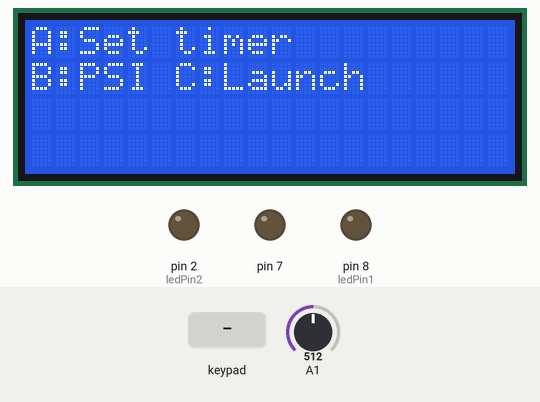
Simulated run of this sketch. Board: Arduino Uno, built with avr-gcc and run on an emulated ATmega328P. Parts: 20×4 character LCD, output pins drawn as LEDs (lit = HIGH). Inputs (shaded band) come from the test bench; at power-on: A1 = 512.

Above: at 1.2 s.
1.3 s: key 'C' pressed
At 2.5 s:
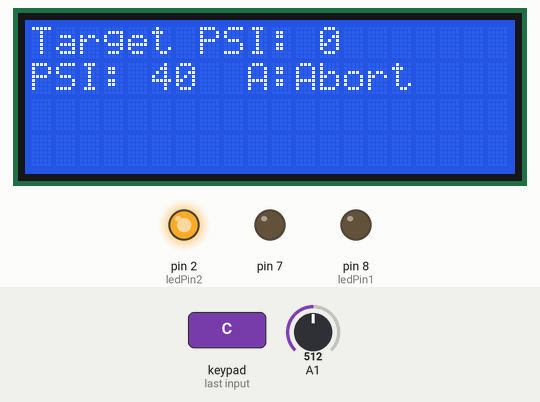
2.8 s: A1 set to 14
At 3.5 s:
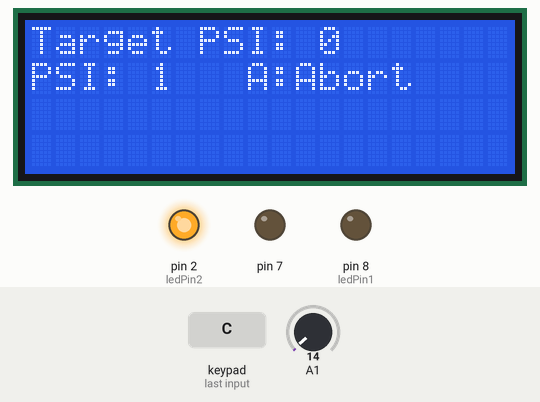
4.3 s: A1 set to 11
At 5.8 s:
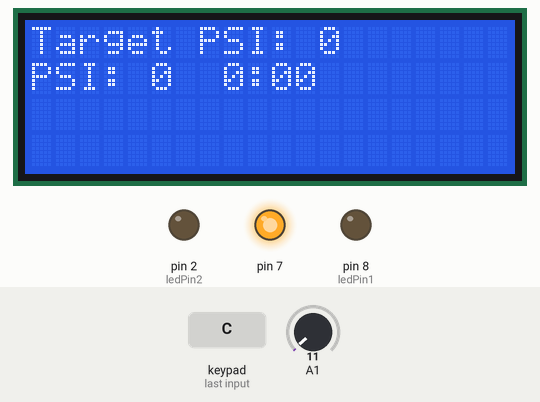
6.1 s: keypad keys 6 5 4 3 A pressed 0.4 s apart
11.1 s: key '1' pressed
At 12.3 s:
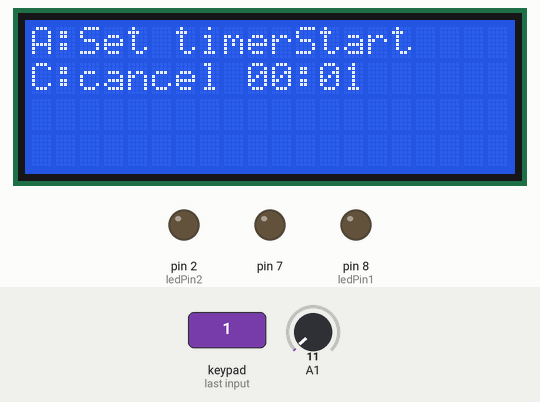
13.0 s: keypad keys 1 3 1 2 1 1 1 0 pressed 0.4 s apart
At 17.1 s:
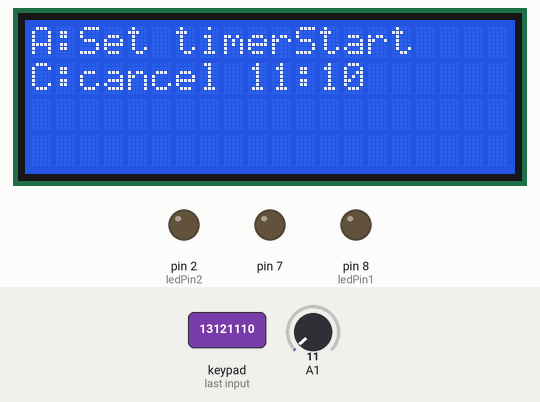
Timing chart, 0 to 18.6 s (numbered marks = the images above; inputs shaded):
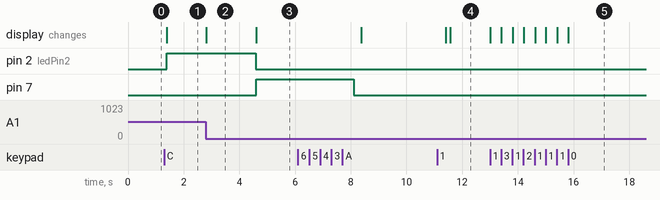

The sketch:

Launcher_Code_No_7_Segment_Clock.ino
```cpp
// Link to simulation
// https://www.tinkercad.com/things/3bzaZug1iTb-testing-last-project?sharecode=tlisHi4zVbZKJEC21iCnApdwPd5BvmY5FmNuMqr12-8

// Code has been modified so that output that would be normally displayed on the 7-segment clock from the simulation will also be displayed on the 16x2 lcd.
// Most code for 7-segment has been commented out and verified to work in Arduino IDE. However, I haven't had a chance to test the code on a circuit with the 7-segment code removed

#include <Keypad.h>
#include <LiquidCrystal_I2C.h>
#include <Wire.h>
#include <Adafruit_LEDBackpack.h>

LiquidCrystal_I2C lcd(0x27, 20, 4);

const byte ROWS = 4; //four rows
const byte COLS = 4;
char keys[ROWS][COLS] = {
  {'1', '2', '3', 'A'},
  {'4', '5', '6', 'B'},
  {'7', '8', '9', 'C'},
  {'*', '0', '#', 'D'}
};
byte rowPins[4] = {13, 12, 11, 10};
byte colPins[4] = {6, 5, 4, 3};
Keypad keypad = Keypad(makeKeymap(keys), rowPins, colPins, ROWS, COLS);

Adafruit_7segment clock = Adafruit_7segment();

const int maxSize = 4; // Maximum size for the entered numbers array

int countDown[2] = {0, 0}; // {Min, Sec} Countdown requires 4 digits of decimal to be displayed, but countdown loops need to decrement 1 min every 60 sec, not 99 sec.
int inputPSI = 0;

const int maxPotValue = 1023; // Maximum value read from the potentiometer
const int convertedMaxValue = 80;

const int ledPin1 = 8; // Define the pin for the first LED
const int ledPin2 = 2; // Define the pin for the second LED

int initLaunch = 0;
int simInput = 0;


void setup() {
  // Setup for LCD
  lcd.init();
  lcd.backlight();

  // Setup for 7 segment clock

  /****************************
  clock.begin(0x70);
  clock.drawColon(true);
  clock.writeDisplay();
  clock.setBrightness(15);
  *****************************/

  pinMode(ledPin1, OUTPUT); // Set the first LED pin as an output
  pinMode(ledPin2, OUTPUT); // Set the second LED pin as an output
  pinMode(7, OUTPUT);
}

void timerSet() {
  char keyIn;

  int enteredNumbers[maxSize] = {0}; // Initialize array to store entered numbers

  lcd.clear();
  lcd.setCursor(0, 0);
  lcd.print("A:Set timerStart");
  lcd.setCursor(0, 1);
  lcd.print("C:cancel");

  while (1) {
    keyIn = keypad.getKey();
    if (keyIn == 'C') {
      return;
    }
    else if (keyIn == 'A') {
      countDown[0] = enteredNumbers[0] * 10 + enteredNumbers[1];
      countDown[1] = enteredNumbers[2] * 10 + enteredNumbers[3];
      return;
    }
    else if (keyIn >= '0' && keyIn <= '9') {
      // Shift the values in the array
      for (int i = 0; i < maxSize - 1; ++i) {
        enteredNumbers[i] = enteredNumbers[i + 1];
      }
      // Store the entered number in the last address of the array
      enteredNumbers[maxSize - 1] = keyIn - '0'; // Convert char to int

      // Convert the array of numbers into a single integer

      /******************************************************************************************************************
      int numberToShow = enteredNumbers[0] * 1000 + enteredNumbers[1] * 100 + enteredNumbers[2] * 10 + enteredNumbers[3];
      ******************************************************************************************************************/

      lcd.setCursor(9, 1);
      lcd.print(enteredNumbers[0]);
      lcd.print(enteredNumbers[1]);
      lcd.print(':');
      lcd.print(enteredNumbers[2]);
      lcd.print(enteredNumbers[3]);

      // Display the single integer on the 7-segment 4-digit clock

      /*******************************************
      clock.print(numberToShow);
      clock.drawColon(true);
      clock.writeDisplay(); // Update the display
      *******************************************/
    }
  }
}


void psiSet() {
  char keyIn;
  int currentPSI = 0; // Variable to store the currently entered PSI

  lcd.clear();
  lcd.setCursor(0, 0);
  lcd.print("PSI: ");
  lcd.setCursor(8, 0);
  lcd.print("B:Reset");
  lcd.setCursor(0, 1);
  lcd.print("A: Set C: Cancel");

  int digitCount = 0; // Counter to keep track of the number of digits entered

  while (1) {
    keyIn = keypad.getKey();

    // Display PSI value on the first row
    lcd.setCursor(4, 0); // Set cursor to position after "PSI: "
    lcd.print(currentPSI); // Display currentPSI value

    if (keyIn == 'C') {
      return; // Exit the function without assigning a value to inputPSI
    }
    else if (keyIn == 'A') {
      // Check if conditions meet for assigning inputPSI
      if (currentPSI >= 0 && currentPSI <= 80) {
        inputPSI = currentPSI;
        return;
      } else if (currentPSI > 80) {
        lcd.setCursor(0, 1);
        lcd.print("                 "); // Clear the second row
        lcd.setCursor(0, 1);
        lcd.print("PSI too high");
        delay(3000); // Display "PSI too high" for 3 seconds
        currentPSI = 0; // Reset currentPSI after displaying the message
        digitCount = 0; // Reset digit count
        lcd.setCursor(0, 1);
        lcd.print("A: Set C: Cancel");
        lcd.setCursor(4, 0); // Set cursor to position after "PSI: "
        lcd.print("   "); // Reset display for PSI
      }
    }
    else if (keyIn == 'B') {
      // Reset currentPSI and digitCount for a new entry
      currentPSI = 0;
      digitCount = 0;
      lcd.setCursor(4, 0); // Set cursor to position after "PSI: "
      lcd.print("   "); // Reset display for PSI
    }
    else if (keyIn >= '0' && keyIn <= '9') {
      // Convert the character input to an integer
      int digit = keyIn - '0';

      // Only accept three digits
      if (digitCount < 3) {
        currentPSI = currentPSI * 10 + digit; // Calculate the PSI value
        digitCount++; // Increment the digit count
      }
    }
  }
  delay(250);
}


void loop() {
  //clock status

  /************************************************
  int clockOut = countDown[0] * 100 + countDown[1];
  clock.print(clockOut);
  clock.drawColon(true);
  clock.writeDisplay();
  ************************************************/

  char abortKey;

  // Initial Keypad and display
  lcd.clear();
  lcd.setCursor(0, 0);
  lcd.print("A:Set timer");
  lcd.setCursor(0, 1);
  lcd.print("B:PSI C:Launch");
  while(true) {

  char firstKey = keypad.getKey();
  if (firstKey == 'A') {
    timerSet();
    break;
  }
  else if (firstKey == 'B') {
    psiSet();
    break;
  }
  else if (firstKey == 'C') {
    initLaunch = 1;
    break;
  }
  delay(250); //End of while loop code

  }

  // Code for countdown and launch
  if(initLaunch == 1) {
    simInput = map(analogRead(A1), 0, maxPotValue, 0, convertedMaxValue); // Read and convert SimInput
    lcd.clear();
    lcd.setCursor(0, 0);
    lcd.print("Target PSI: ");
    lcd.print(inputPSI);
    lcd.setCursor(0, 1); // Move to the middle of the second line
    lcd.print("PSI: ");
    lcd.print(simInput);
    lcd.setCursor(8, 1);
    lcd.print(" A:Abort");
    while(true) {

      // Compares PSI values and decides if a signal should be sent to the compressor or the bleed-off valve; also checks if the launch should continue or be aborted
      simInput = map(analogRead(A1), 0, maxPotValue, 0, convertedMaxValue); // Read and convert SimInput
      lcd.setCursor(5, 1);
      lcd.print("   ");
      lcd.setCursor(5, 1);
      lcd.print(simInput);
      abortKey = keypad.getKey();

      // Aborts launch when A is pressed, need to add way for pressure to bleed off when pressed, but stop when starting another launch
      if(abortKey == 'A') {
        digitalWrite(8, LOW);
        digitalWrite(2, LOW);
        initLaunch = 0;
        break;

        // Pressure is too high, bleeding off pressure, delay should be less than increasing pressure
      } else if(simInput < inputPSI) {
        digitalWrite(8, HIGH);
        digitalWrite(2, LOW);

        // Needs more pressure, sends signal to the compressor
      } else if (simInput > inputPSI) {
        digitalWrite(8, LOW);
        digitalWrite(2, HIGH);

        // Continues to next part of launch
      } else if(simInput == inputPSI) {
        digitalWrite(8, LOW);
        digitalWrite(2, LOW);
        initLaunch = 2;
        break;
      }
      delay(350); //delay between PSI checks
    }

    // Loop for the countdown
    while(simInput == inputPSI) { //This could be changed to a while(1) statement, but I wanted another safety measure in case of a potential malfunction
      if(countDown[1] < 0) {
        countDown[1] = 59;
        countDown[0]--;
      }

      abortKey = keypad.getKey();
      if(abortKey == 'A') {
        initLaunch = 0;
        break;
      }

      lcd.setCursor(8, 1);
      lcd.print("        "); // Used to refresh region used in case countdown uses less char such as when either min or sec decrement from 10
      lcd.setCursor(8, 1);
      lcd.print(countDown[0]);
      lcd.print(':');
      if(countDown[1] < 10) { //Prints leading 0 when seconds < 10, previous refresh used for edge case of minutes decrementing from 10
        lcd.print(0);
      }
      lcd.print(countDown[1]);

      /*********************************************
      clockOut = countDown[0] * 100 + countDown[1];
      clock.print(clockOut);
      clock.drawColon(true);
      clock.writeDisplay();
      **********************************************/

      if(countDown[0] == 0 && countDown[1] == 0) {
        digitalWrite(7, HIGH);
        delay(3500);
        digitalWrite(7, LOW);
        initLaunch = 0;
        break;
      }
      delay(1000);
      countDown[1]--;
    }

  }
  delay(250);
}
```

Measured:
- the behaviour switches between 13 and 12 on A1 (found by bisection; images 2 and 3)
- after the input at 1.3 s, pin 2 (ledPin2): LOW → HIGH after 0.08 s; the display: changes after 0.08 s (image 1)
- after the input at 2.8 s, the display: changes at once (image 2)
- after the input at 4.3 s, pin 2 (ledPin2): HIGH → LOW after 0.29 s; pin 7: LOW → HIGH after 0.30 s; the display: changes after 0.30 s (image 3)
- after the input at 11.1 s, the display: first differs from a run without the input after 0.47 s (image 4)
- after the input at 13.0 s, the display: first changes at once (image 5 shows a later state)
